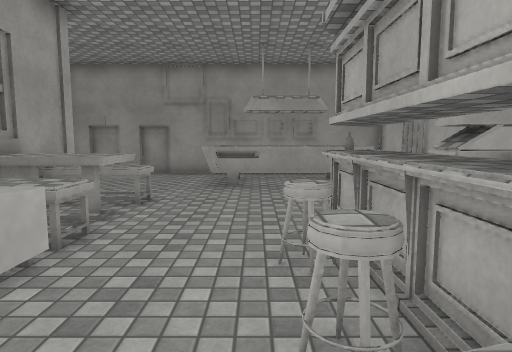
[1] (above)

12 first-person views from a walk through a Unity game level. The camera is 1.4 m above the floor, tilts 6° down and sees 75° across. Doors are open. The floor is counted in squares, 1 m on a side. Each view is taken from the middle of a square. On the plan, view 1 faces up. The plan holds only what a view shows up to about 15 squares ahead; the rest is blank. The place goes on beyond the plan. The player character is not drawn. Surface patterns are stand-ins for the level's own textures.

[2]
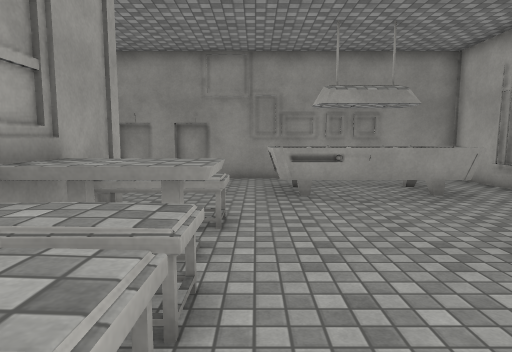

[3]
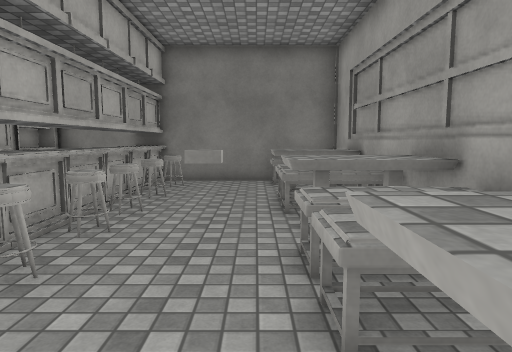

[4]
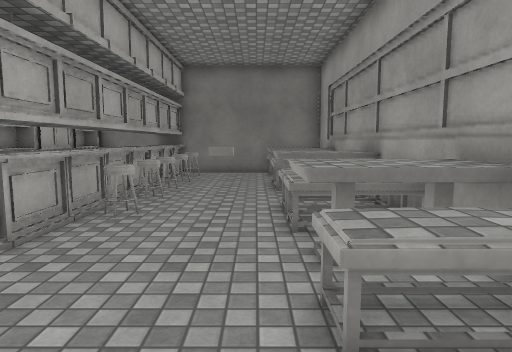

[5]
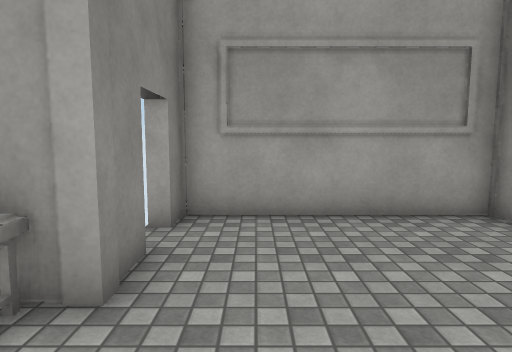

[6]
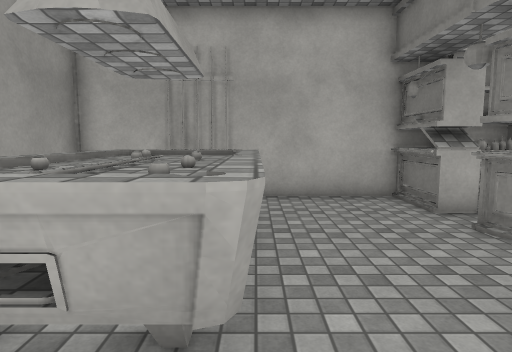

[7]
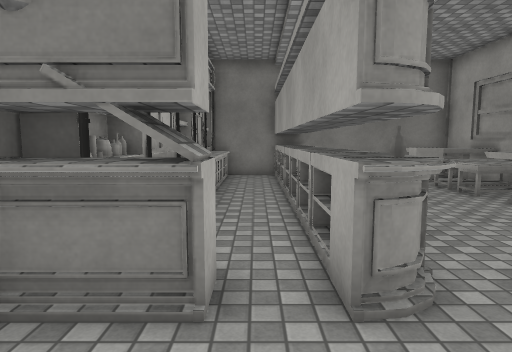

[8]
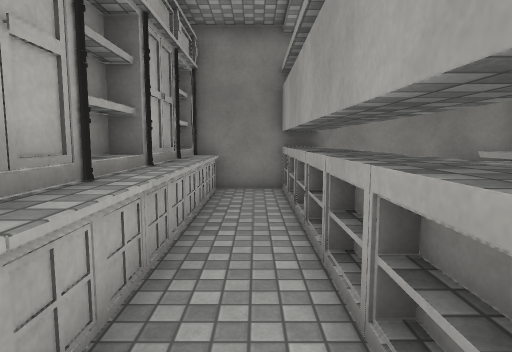

[9]
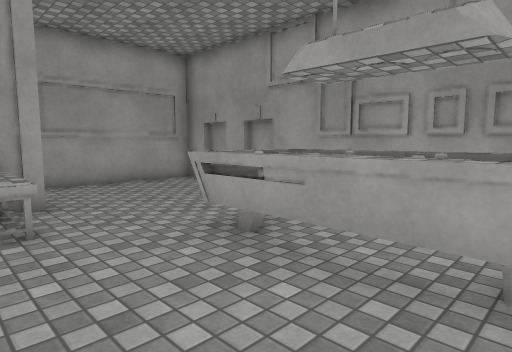

[10]
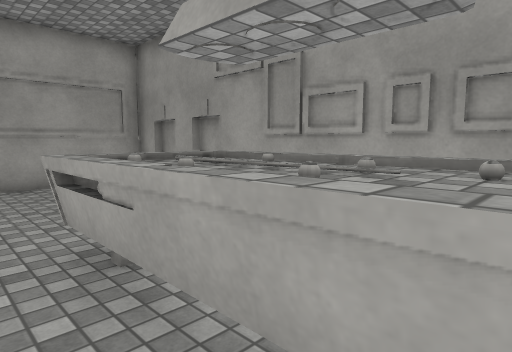

[11]
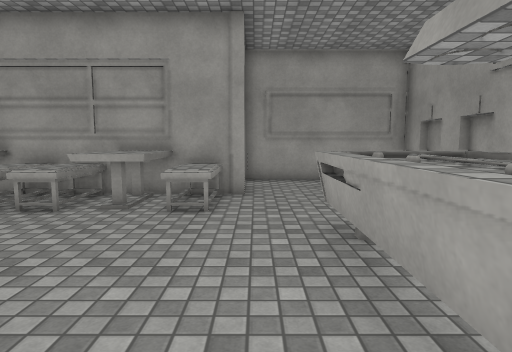

[12]
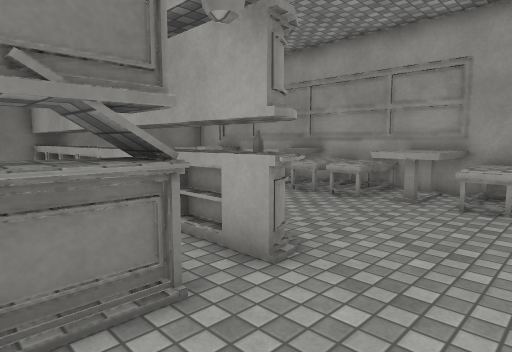

### Floor plan
Key: @ floor where view 1 was taken; # wall or solid block; . floor; D open door; = window, fence, low wall or low ledge; ^ raised ledge; O other object.
Columns run from 8 left of view 1 to 6 right of it. Each row starts with its distance up from view 1.
 15 ###############
 14 #.  ..........#
 13 #......^^^^^..#
 12 #......^^^^^.##
 11 #......^^^^^.##
 10 #......^^^^^..#
  9 #DD#..........#
  8 #  #^^........#
  7    #^^......###
  6    #^^...#=.###
  5    #^^...==.^#
  4    #^^..=#=.^#
  3    #^^...==.^#
  2    #^^..=#=.^#
  1    #^^.O=#=.^#
  0    # ^..@==.^#
 -1    #^^..=#=.^#
 -2    #^^...==.^#
 -3    #^^..=#=.^#
 -4    #^^...==.^#
 -5    ###########

Positions as (right, up) in squares from view 1, and headings:
1: (0, 0), facing up
2: (-2, 2), facing up
3: (-2, 7), facing down
4: (-2, 10), facing down
5: (-2, 10), facing left
6: (-3, 10), facing right
7: (3, 9), facing down
8: (3, 5), facing down
9: (3, 7), facing up-left
10: (3, 9), facing up-left
11: (4, 9), facing left
12: (5, 9), facing down-left
